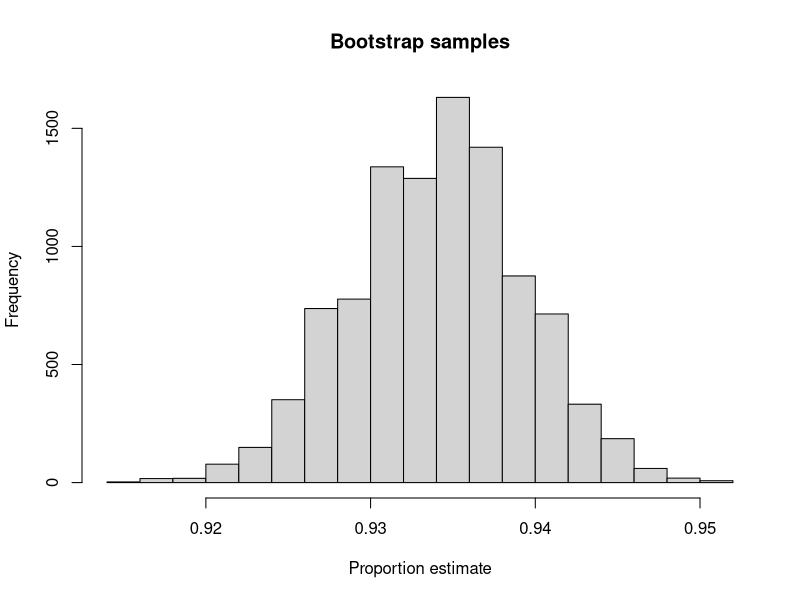
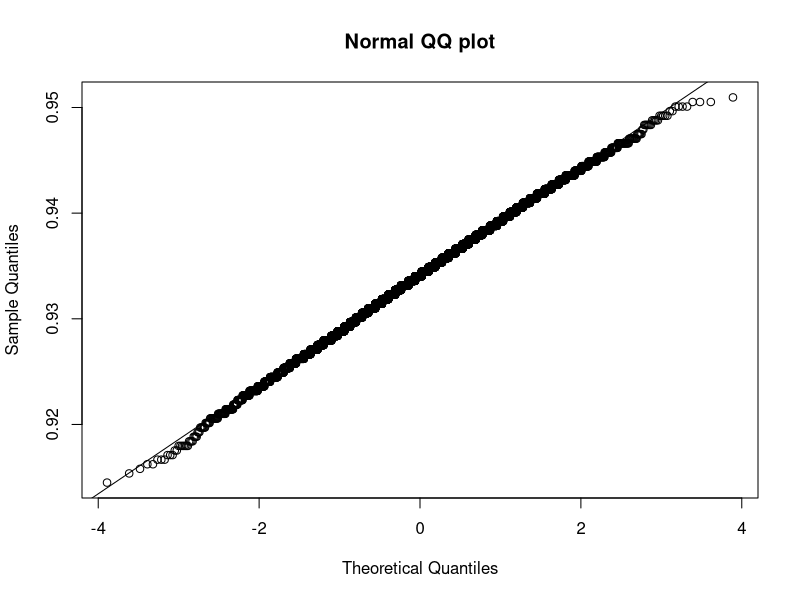
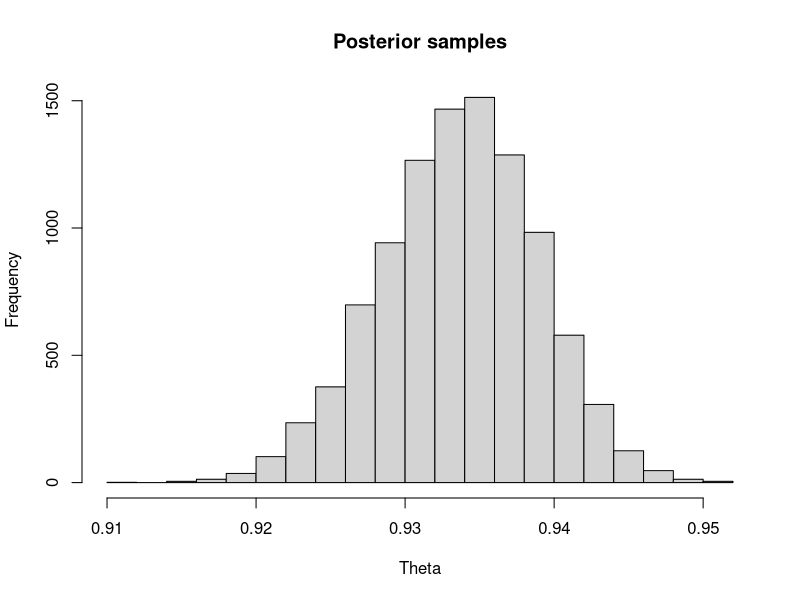
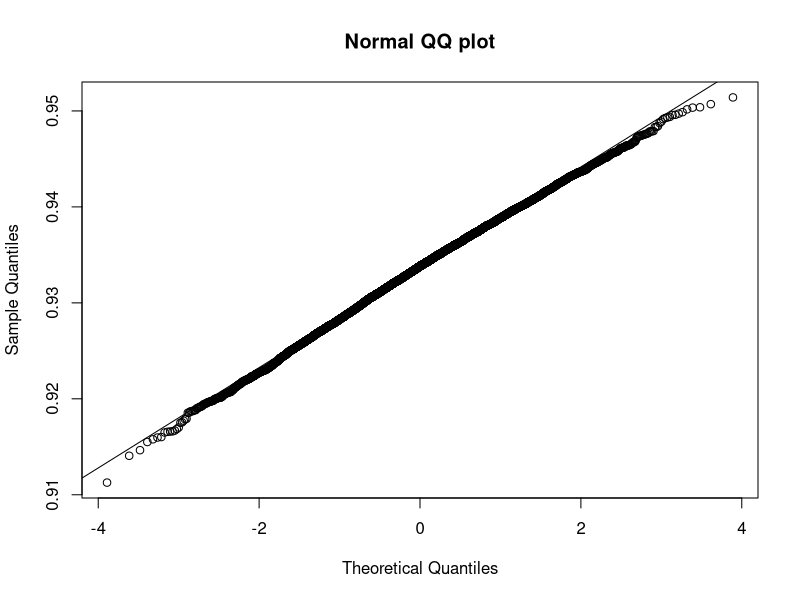

These charts were generated, in order, by the following R code:
rm(list=ls());
library(boot);
library(Hmisc);


# sample.size=scan(file="//cdc.gov/private/L728/wdq7/old_projects/hospital_classification/data/sample_size.dat", na.strings=".");
# bmxarmc=scan(file="C:\\Users\\yhsc\\Personal\\Yulei\\research\\MIbook\\chapter2_statisticalbackground\\examples\\bmxarmc.txt", na.strings=".");

# data=read.table(file="C:\\Users\\yhsc\\Personal\\Yulei\\research\\MIbook\\chapter2_statisticalbackground\\examples\\bmxarmc.txt", col.names=c("weight", "bmx"), na.strings=".");

# Numbers of 1's and 0's for the RAND I health insurance coverage example in Chapter 2

data=rep(0, 2304);
data[1:2152]=1;


meanfunction=function(x, indices) {mean(x[indices])}

# percentilefunction5=function(x, indices) {quantile(x[indices], 0.05)}

# percentilefunction95=function(x, indices) {quantile(x[indices], 0.95)}

set.seed(197789);

# bootstrap standard errors;
initial_result=boot(data=data, statistic=meanfunction, R=10000);
CI=boot.ci(initial_result);

sqrt(var(initial_result$t));


# plot the bootstrap estimate distribution
# Fig. 2.1
hist(initial_result$t, xlab="Proportion estimate", main="Bootstrap samples");

qqnorm(initial_result$t, main="Normal QQ plot");
qqline(initial_result$t);



# simulate the posterior estimate for Example 2.2;

Y=2152;
n=2304;
a=Y+1;
b=n-Y+1;

set.seed(197789);

x=rbeta(10000, a, b);

mean(x);
var(x);
quantile(x,.025);
quantile(x,.975);


# Fig. 2.1
hist(x, main="Posterior samples", xlab="Theta");
qqnorm(x, main="Normal QQ plot");
qqline(x);
